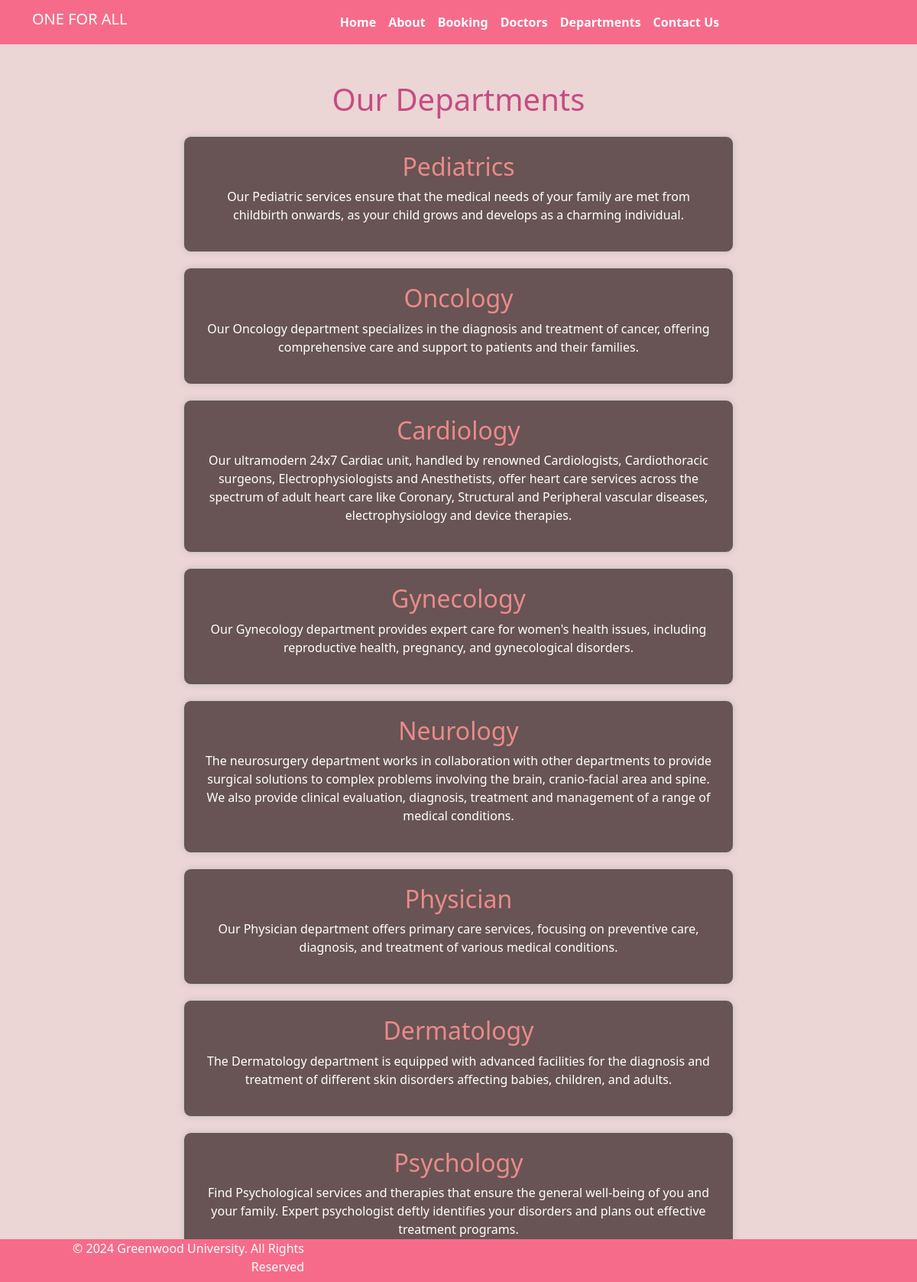
Screenshot of /departments/ with the database file from the repository.
### home/models.py (models this page shows, shortened)
class Departments(models.Model):
    dep_name = models.CharField(max_length = 100)
    dep_description = models.TextField()

### home/views.py (the view)
# urls.py: path('departments/',views.departments,name ='departments'),
def departments(request):
    dict_dept ={
        'dept':Departments.objects.all()
    }
    return render(request, 'department.html', dict_dept)

### templates/department.html (shortened to what this page needs)
{% extends "base.html" %}
{% block content %}
<h1 class="text-center mt-5 mb-4" style="color:#c54c82;">Our Departments</h1>
<div class="container">
    {% for d in dept %}
    <div class="row justify-content-center">
        <div class="col-md-8">
            <div class="department-card">
                <h2 class="department-title text-center">{{ d.dep_name }}</h2>
                <p class="text-center" style="color: white;">{{ d.dep_description }}</p>
            </div>
        </div>
    </div>
    {% endfor %}
</div>
{% endblock %}

### templates/base.html (style rules this page uses)
body { background-color: #ebd5d5 color: #333; }

### templates/department.html (style rules this page uses)
body { background-color: #ebd5d5; }
.department-card { background-color: #685454; border: 1px solid #ccc; border-radius: 10px; padding: 20px; box-shadow: 0 0 10px rgba(0, 0, 0, 0.1); margin-bottom: 20px; }
.department-title { color: #ea8a8a; }

### rows the page displays
Departments: dep_name "Pediatrics", dep_description "Our Pediatric services ensure that the medical needs of your family are met from childbirth onwards, as your child grows and develops as a charming individual."
Departments: dep_name "Oncology", dep_description "Our Oncology department specializes in the diagnosis and treatment of cancer, offering comprehensive care and support to patients and their families."
Departments: dep_name "Cardiology", dep_description "Our ultramodern 24x7 Cardiac unit, handled by renowned Cardiologists, Cardiothoracic surgeons, Electrophysiologists and Anesthetists, offer heart care services across the spectrum of adult heart care like Coronary, Structural and Peripheral vascular diseases, electrophysiology and device therapies."
Departments: dep_name "Gynecology", dep_description "Our Gynecology department provides expert care for women's health issues, including reproductive health, pregnancy, and gynecological disorders."
Departments: dep_name "Neurology", dep_description "The neurosurgery department works in collaboration with other departments to provide surgical solutions to complex problems involving the brain, cranio-facial area and spine. We also provide clinical evaluation, diagnosis, treatment and management of a range of medical conditions."
Departments: dep_name "Physician", dep_description "Our Physician department offers primary care services, focusing on preventive care, diagnosis, and treatment of various medical conditions."
Departments: dep_name "Dermatology", dep_description "The Dermatology department is equipped with advanced facilities for the diagnosis and treatment of different skin disorders affecting babies, children, and adults."
Departments: dep_name "Psychology", dep_description "Find Psychological services and therapies that ensure the general well-being of you and your family. Expert psychologist deftly identifies your disorders and plans out effective treatment programs."
